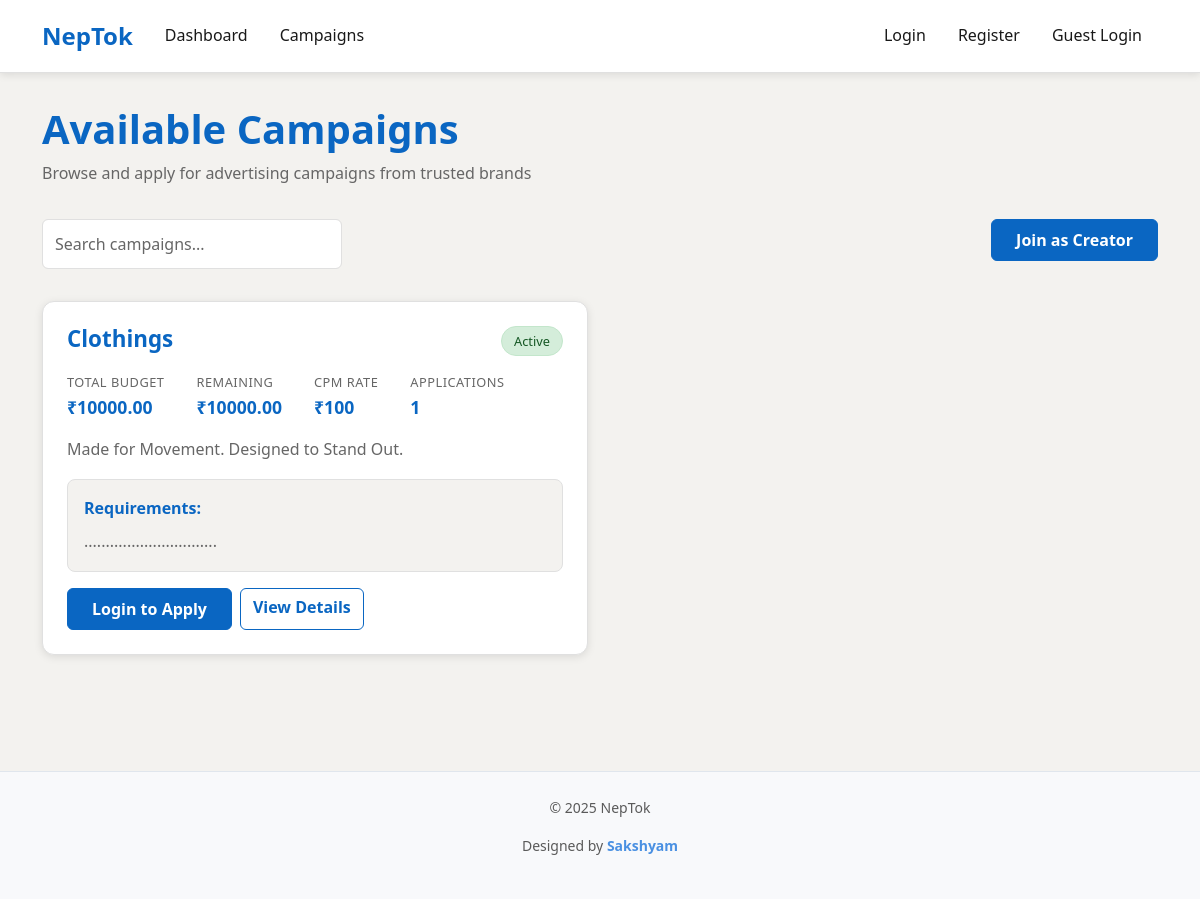
Page /campaigns/ on the committed database.
### main/models.py (models this page shows, shortened)
class Campaign(models.Model):
    STATUS_CHOICES = [
        ('active', 'Active'),
        ('paused', 'Paused'),
        ('completed', 'Completed'),
        ('draft', 'Draft'),
    ]
    advertiser = models.ForeignKey(UserProfile, on_delete=models.CASCADE, related_name='campaigns')
    title = models.CharField(max_length=200)
    description = models.TextField()
    requirements = models.TextField()
    budget = models.DecimalField(max_digits=10, decimal_places=2)
    status = models.CharField(max_length=20, choices=STATUS_CHOICES, default='draft')
    is_public = models.BooleanField(default=True)
    created_at = models.DateTimeField(auto_now_add=True)
    updated_at = models.DateTimeField(auto_now=True)
    def get_applications_count(self):
        return self.applications.count()
    def get_remaining_budget(self):
        total_spent = self.applications.filter(status='approved').aggregate(
            total=models.Sum('earnings')
        )['total'] or Decimal('0.00')
        return self.budget - total_spent

### main/views.py (the view)
# urls.py: path('campaigns/', views.campaigns, name='campaigns'),
def campaigns(request):
    campaigns = Campaign.objects.filter(is_public=True, status='active').order_by('-created_at')
    user_profile = None
    if request.user.is_authenticated:
        try:
            user_profile = request.user.userprofile
        except UserProfile.DoesNotExist:
            pass
    context = {
        'campaigns': campaigns,
        'user_profile': user_profile,
        'is_guest': request.session.get('guest_mode', False)
    }
    return render(request, 'main/campaigns.html', context)

### main/templates/main/campaigns.html (shortened to what this page needs)
{% extends 'main/base.html' %}
{% block content %}
<div class="campaigns-header">
    <h1 class="campaigns-title">Available Campaigns</h1>
    <p class="campaigns-subtitle">Browse and apply for advertising campaigns from trusted brands</p>
</div>
<div class="filter-section">
    <div class="row">
        <div class="col-md-6">
            <div class="search-box">
                <input type="text" class="form-control" placeholder="Search campaigns..." id="searchInput">
            </div>
        </div>
        <div class="col-md-6 text-end">
            {% if user_profile and user_profile.user_type == 'creator' %}
                <a href="{% url 'dashboard' %}" class="btn btn-outline-primary">My Dashboard</a>
            {% elif user_profile and user_profile.user_type == 'advertiser' %}
                <a href="{% url 'create_campaign' %}" class="btn btn-primary">Create Campaign</a>
            {% else %}
                <a href="{% url 'register' %}" class="btn btn-primary">Join as Creator</a>
            {% endif %}
        </div>
    </div>
</div>
{% if campaigns %}
    <div class="row" id="campaignsContainer">
        {% for campaign in campaigns %}
            <div class="col-lg-6 campaign-item">
                <div class="campaign-card">
                    <div class="campaign-header">
                        <h3 class="campaign-title">{{ campaign.title }}</h3>
                        <span class="campaign-status">Active</span>
                    </div>
                    <div class="campaign-meta">
                        <div class="meta-item">
                            <span class="meta-label">Total Budget</span>
                            <span class="meta-value">₹{{ campaign.budget }}</span>
                        </div>
                        <div class="meta-item">
                            <span class="meta-label">Remaining</span>
                            <span class="meta-value">₹{{ campaign.get_remaining_budget }}</span>
                        </div>
                        <div class="meta-item">
                            <span class="meta-label">CPM Rate</span>
                            <span class="meta-value">₹100</span>
                        </div>
                        <div class="meta-item">
                            <span class="meta-label">Applications</span>
                            <span class="meta-value">{{ campaign.get_applications_count }}</span>
                        </div>
                    </div>
                    <p class="campaign-description">{{ campaign.description|truncatewords:50 }}</p>
                    <div class="campaign-requirements">
                        <div class="requirements-title">Requirements:</div>
                        <div class="requirements-text">{{ campaign.requirements|truncatewords:30 }}</div>
                    </div>
                    <div class="campaign-actions">
                        {% if user_profile and user_profile.user_type == 'creator' %}
                            <a href="{% url 'apply_campaign' campaign.id %}" class="btn btn-primary">Apply Now</a>
                        {% elif is_guest %}
                            <a href="{% url 'register' %}" class="btn btn-primary">Sign Up to Apply</a>
                        {% else %}
                            <a href="{% url 'login' %}" class="btn btn-primary">Login to Apply</a>
                        {% endif %}
                        <a href="{% url 'campaign_detail' campaign.id %}" class="btn btn-outline-primary">View Details</a>
                    </div>
                </div>
            </div>
        {% endfor %}
    </div>
{% endif %}
{% endblock %}

### main/templates/main/base.html (style rules this page uses)
:root { --bg-primary: #f3f2ef; --bg-secondary: #ffffff; --text-primary: #191919; --text-secondary: #666666; --accent-color: #0a66c2; --border-color: #e0e0e0; --hover-bg: #f8f9fa; --shadow: 0 2px 8px rgba(0,0,0,0.1); --shadow-hover: 0 4px 12px rgba(0,0,0,0.15); }
body { background-color: var(--bg-primary); color: var(--text-primary); font-family: "Segoe UI", "Helvetica Neue", "System UI", -apple-system, BlinkMacSystemFont, sans-serif; line-height: 1.6; }
.btn-primary { background-color: var(--accent-color); border-color: var(--accent-color); color: white; font-weight: 600; border-radius: 6px; padding: 0.5rem 1.5rem; transition: all 0.2s ease; }
.btn-outline-primary { color: var(--accent-color); border-color: var(--accent-color); font-weight: 600; border-radius: 6px; }
.form-control, .form-select { background-color: var(--bg-secondary); border: 1px solid var(--border-color); color: var(--text-primary); border-radius: 6px; padding: 0.75rem; transition: all 0.2s ease; }
.form-control::placeholder { color: var(--text-secondary); }
.campaign-card { transition: transform 0.3s ease, box-shadow 0.3s ease; }

### main/templates/main/campaigns.html (style rules this page uses)
.campaigns-header { margin-bottom: 2rem; }
.campaigns-title { color: var(--accent-color); font-size: 2.5rem; font-weight: bold; margin-bottom: 0.5rem; }
.campaigns-subtitle { color: var(--text-secondary); font-weight: 500; }
.campaign-card { background: var(--bg-secondary); border: 1px solid var(--border-color); border-radius: 12px; padding: 1.5rem; margin-bottom: 1.5rem; transition: transform 0.3s ease, box-shadow 0.3s ease; box-shadow: var(--shadow); }
.campaign-header { display: flex; justify-content: between; align-items: flex-start; margin-bottom: 1rem; }
.campaign-title { color: var(--accent-color); font-size: 1.4rem; font-weight: bold; margin: 0; flex: 1; }
.campaign-status { padding: 0.25rem 0.75rem; border-radius: 20px; font-size: 0.8rem; font-weight: 500; background-color: #d4edda; color: #155724; border: 1px solid #c3e6cb; }
.campaign-meta { display: flex; gap: 2rem; margin-bottom: 1rem; flex-wrap: wrap; }
.meta-item { display: flex; flex-direction: column; }
.meta-label { font-size: 0.8rem; color: var(--text-secondary); text-transform: uppercase; letter-spacing: 0.5px; font-weight: 500; }
.meta-value { font-size: 1.1rem; font-weight: bold; color: var(--accent-color); }
.campaign-description { color: var(--text-secondary); margin-bottom: 1rem; line-height: 1.6; }
.campaign-requirements { background: var(--bg-primary); border: 1px solid var(--border-color); border-radius: 8px; padding: 1rem; margin-bottom: 1rem; }
.requirements-title { color: var(--accent-color); font-weight: bold; margin-bottom: 0.5rem; }
.requirements-text { color: var(--text-secondary); line-height: 1.6; }
.campaign-actions { display: flex; gap: 0.5rem; flex-wrap: wrap; }
.filter-section { margin-bottom: 2rem; }
.search-box { max-width: 300px; }

### rows in the picture
Campaign: title "Clothings", budget "10000.00", get_remaining_budget "10000.00", get_applications_count "1", description "Made for Movement. Designed to Stand Out.", requirements "..............................."
